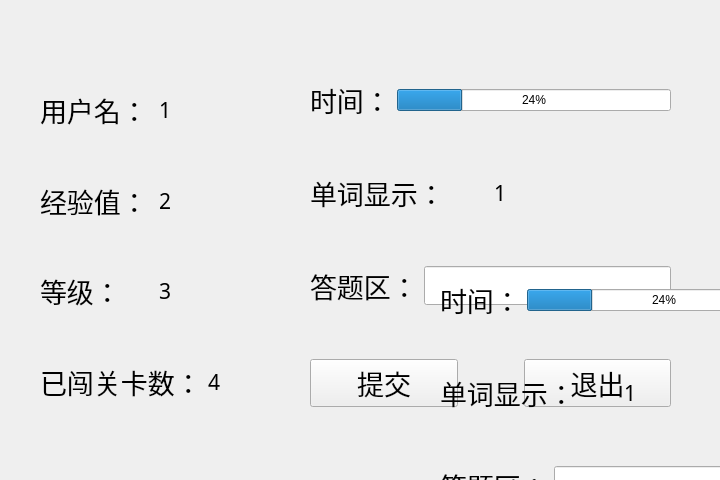
<?xml version="1.0" encoding="UTF-8"?>
<ui version="4.0">
 <class>gamePage</class>
 <widget class="QWidget" name="gamePage">
  <property name="geometry">
   <rect>
    <x>0</x>
    <y>0</y>
    <width>720</width>
    <height>480</height>
   </rect>
  </property>
  <property name="windowTitle">
   <string>Form</string>
  </property>
  <widget class="QWidget" name="layoutWidget">
   <property name="geometry">
    <rect>
     <x>40</x>
     <y>90</y>
     <width>231</width>
     <height>312</height>
    </rect>
   </property>
   <layout class="QVBoxLayout" name="verticalLayout">
    <item>
     <layout class="QHBoxLayout" name="horizontalLayout">
      <item>
       <widget class="QLabel" name="label">
        <property name="font">
         <font>
          <family>华文行楷</family>
          <pointsize>20</pointsize>
         </font>
        </property>
        <property name="text">
         <string>用户名：</string>
        </property>
       </widget>
      </item>
      <item>
       <widget class="QLabel" name="username">
        <property name="font">
         <font>
          <family>华文行楷</family>
          <pointsize>16</pointsize>
         </font>
        </property>
        <property name="text">
         <string>1</string>
        </property>
       </widget>
      </item>
     </layout>
    </item>
    <item>
     <spacer name="verticalSpacer_3">
      <property name="orientation">
       <enum>Qt::Vertical</enum>
      </property>
      <property name="sizeHint" stdset="0">
       <size>
        <width>20</width>
        <height>40</height>
       </size>
      </property>
     </spacer>
    </item>
    <item>
     <layout class="QHBoxLayout" name="horizontalLayout_2">
      <item>
       <widget class="QLabel" name="label_3">
        <property name="font">
         <font>
          <family>华文行楷</family>
          <pointsize>20</pointsize>
         </font>
        </property>
        <property name="text">
         <string>经验值：</string>
        </property>
       </widget>
      </item>
      <item>
       <widget class="QLabel" name="expNum">
        <property name="font">
         <font>
          <family>华文行楷</family>
          <pointsize>16</pointsize>
         </font>
        </property>
        <property name="text">
         <string>2</string>
        </property>
       </widget>
      </item>
     </layout>
    </item>
    <item>
     <spacer name="verticalSpacer_2">
      <property name="orientation">
       <enum>Qt::Vertical</enum>
      </property>
      <property name="sizeHint" stdset="0">
       <size>
        <width>20</width>
        <height>40</height>
       </size>
      </property>
     </spacer>
    </item>
    <item>
     <layout class="QHBoxLayout" name="horizontalLayout_3">
      <item>
       <widget class="QLabel" name="label_4">
        <property name="font">
         <font>
          <family>华文行楷</family>
          <pointsize>20</pointsize>
         </font>
        </property>
        <property name="text">
         <string>等级：</string>
        </property>
       </widget>
      </item>
      <item>
       <widget class="QLabel" name="rankNum">
        <property name="font">
         <font>
          <family>华文行楷</family>
          <pointsize>16</pointsize>
         </font>
        </property>
        <property name="text">
         <string>3</string>
        </property>
       </widget>
      </item>
     </layout>
    </item>
    <item>
     <spacer name="verticalSpacer">
      <property name="orientation">
       <enum>Qt::Vertical</enum>
      </property>
      <property name="sizeHint" stdset="0">
       <size>
        <width>20</width>
        <height>40</height>
       </size>
      </property>
     </spacer>
    </item>
    <item>
     <layout class="QHBoxLayout" name="horizontalLayout_4">
      <item>
       <widget class="QLabel" name="label_5">
        <property name="font">
         <font>
          <family>华文行楷</family>
          <pointsize>20</pointsize>
         </font>
        </property>
        <property name="text">
         <string>已闯关卡数：</string>
        </property>
       </widget>
      </item>
      <item>
       <widget class="QLabel" name="passLevel">
        <property name="font">
         <font>
          <family>华文行楷</family>
          <pointsize>16</pointsize>
         </font>
        </property>
        <property name="text">
         <string>4</string>
        </property>
       </widget>
      </item>
     </layout>
    </item>
   </layout>
  </widget>
  <widget class="QWidget" name="layoutWidget">
   <property name="geometry">
    <rect>
     <x>310</x>
     <y>80</y>
     <width>361</width>
     <height>327</height>
    </rect>
   </property>
   <layout class="QVBoxLayout" name="verticalLayout_2">
    <item>
     <layout class="QHBoxLayout" name="horizontalLayout_8">
      <item>
       <widget class="QLabel" name="label_7">
        <property name="font">
         <font>
          <family>华文行楷</family>
          <pointsize>20</pointsize>
         </font>
        </property>
        <property name="text">
         <string>时间：</string>
        </property>
       </widget>
      </item>
      <item>
       <widget class="QProgressBar" name="timeLimitBar">
        <property name="value">
         <number>24</number>
        </property>
       </widget>
      </item>
     </layout>
    </item>
    <item>
     <spacer name="verticalSpacer_6">
      <property name="orientation">
       <enum>Qt::Vertical</enum>
      </property>
      <property name="sizeHint" stdset="0">
       <size>
        <width>20</width>
        <height>40</height>
       </size>
      </property>
     </spacer>
    </item>
    <item>
     <layout class="QHBoxLayout" name="horizontalLayout_7">
      <item>
       <widget class="QLabel" name="label_2">
        <property name="font">
         <font>
          <family>华文行楷</family>
          <pointsize>20</pointsize>
         </font>
        </property>
        <property name="text">
         <string>单词显示：</string>
        </property>
       </widget>
      </item>
      <item>
       <widget class="QLabel" name="wordShowLabel">
        <property name="font">
         <font>
          <family>华文行楷</family>
          <pointsize>16</pointsize>
         </font>
        </property>
        <property name="text">
         <string>1</string>
        </property>
       </widget>
      </item>
     </layout>
    </item>
    <item>
     <spacer name="verticalSpacer_5">
      <property name="orientation">
       <enum>Qt::Vertical</enum>
      </property>
      <property name="sizeHint" stdset="0">
       <size>
        <width>20</width>
        <height>40</height>
       </size>
      </property>
     </spacer>
    </item>
    <item>
     <layout class="QHBoxLayout" name="horizontalLayout_6">
      <item>
       <widget class="QLabel" name="label_6">
        <property name="font">
         <font>
          <family>华文行楷</family>
          <pointsize>20</pointsize>
         </font>
        </property>
        <property name="text">
         <string>答题区：</string>
        </property>
       </widget>
      </item>
      <item>
       <widget class="QLineEdit" name="answerEdit">
        <property name="font">
         <font>
          <family>Times New Roman</family>
          <pointsize>20</pointsize>
         </font>
        </property>
       </widget>
      </item>
     </layout>
    </item>
    <item>
     <spacer name="verticalSpacer_4">
      <property name="orientation">
       <enum>Qt::Vertical</enum>
      </property>
      <property name="sizeHint" stdset="0">
       <size>
        <width>20</width>
        <height>40</height>
       </size>
      </property>
     </spacer>
    </item>
    <item>
     <layout class="QHBoxLayout" name="horizontalLayout_5">
      <item>
       <widget class="QPushButton" name="submitButton">
        <property name="font">
         <font>
          <family>华文行楷</family>
          <pointsize>20</pointsize>
         </font>
        </property>
        <property name="text">
         <string>提交</string>
        </property>
       </widget>
      </item>
      <item>
       <spacer name="horizontalSpacer">
        <property name="orientation">
         <enum>Qt::Horizontal</enum>
        </property>
        <property name="sizeType">
         <enum>QSizePolicy::Fixed</enum>
        </property>
        <property name="sizeHint" stdset="0">
         <size>
          <width>60</width>
          <height>20</height>
         </size>
        </property>
       </spacer>
      </item>
      <item>
       <widget class="QPushButton" name="exitButton">
        <property name="font">
         <font>
          <family>华文行楷</family>
          <pointsize>20</pointsize>
         </font>
        </property>
        <property name="text">
         <string>退出</string>
        </property>
       </widget>
      </item>
     </layout>
    </item>
   </layout>
  </widget>
  <widget class="QWidget" name="layoutWidget_2">
   <property name="geometry">
    <rect>
     <x>440</x>
     <y>280</y>
     <width>361</width>
     <height>327</height>
    </rect>
   </property>
   <layout class="QVBoxLayout" name="verticalLayout_3">
    <item>
     <layout class="QHBoxLayout" name="horizontalLayout_9">
      <item>
       <widget class="QLabel" name="label_8">
        <property name="font">
         <font>
          <family>华文行楷</family>
          <pointsize>20</pointsize>
         </font>
        </property>
        <property name="text">
         <string>时间：</string>
        </property>
       </widget>
      </item>
      <item>
       <widget class="QProgressBar" name="timeLimitBar_2">
        <property name="value">
         <number>24</number>
        </property>
       </widget>
      </item>
     </layout>
    </item>
    <item>
     <spacer name="verticalSpacer_7">
      <property name="orientation">
       <enum>Qt::Vertical</enum>
      </property>
      <property name="sizeHint" stdset="0">
       <size>
        <width>20</width>
        <height>40</height>
       </size>
      </property>
     </spacer>
    </item>
    <item>
     <layout class="QHBoxLayout" name="horizontalLayout_10">
      <item>
       <widget class="QLabel" name="label_9">
        <property name="font">
         <font>
          <family>华文行楷</family>
          <pointsize>20</pointsize>
         </font>
        </property>
        <property name="text">
         <string>单词显示：</string>
        </property>
       </widget>
      </item>
      <item>
       <widget class="QLabel" name="wordShowLabel_2">
        <property name="font">
         <font>
          <family>华文行楷</family>
          <pointsize>16</pointsize>
         </font>
        </property>
        <property name="text">
         <string>1</string>
        </property>
       </widget>
      </item>
     </layout>
    </item>
    <item>
     <spacer name="verticalSpacer_8">
      <property name="orientation">
       <enum>Qt::Vertical</enum>
      </property>
      <property name="sizeHint" stdset="0">
       <size>
        <width>20</width>
        <height>40</height>
       </size>
      </property>
     </spacer>
    </item>
    <item>
     <layout class="QHBoxLayout" name="horizontalLayout_11">
      <item>
       <widget class="QLabel" name="label_10">
        <property name="font">
         <font>
          <family>华文行楷</family>
          <pointsize>20</pointsize>
         </font>
        </property>
        <property name="text">
         <string>答题区：</string>
        </property>
       </widget>
      </item>
      <item>
       <widget class="QLineEdit" name="answerEdit_2">
        <property name="font">
         <font>
          <family>Times New Roman</family>
          <pointsize>20</pointsize>
         </font>
        </property>
       </widget>
      </item>
     </layout>
    </item>
    <item>
     <spacer name="verticalSpacer_9">
      <property name="orientation">
       <enum>Qt::Vertical</enum>
      </property>
      <property name="sizeHint" stdset="0">
       <size>
        <width>20</width>
        <height>40</height>
       </size>
      </property>
     </spacer>
    </item>
    <item>
     <layout class="QHBoxLayout" name="horizontalLayout_12">
      <item>
       <widget class="QPushButton" name="submitButton_2">
        <property name="font">
         <font>
          <family>华文行楷</family>
          <pointsize>20</pointsize>
         </font>
        </property>
        <property name="text">
         <string>提交</string>
        </property>
       </widget>
      </item>
      <item>
       <spacer name="horizontalSpacer_2">
        <property name="orientation">
         <enum>Qt::Horizontal</enum>
        </property>
        <property name="sizeType">
         <enum>QSizePolicy::Fixed</enum>
        </property>
        <property name="sizeHint" stdset="0">
         <size>
          <width>60</width>
          <height>20</height>
         </size>
        </property>
       </spacer>
      </item>
      <item>
       <widget class="QPushButton" name="exitButton_2">
        <property name="font">
         <font>
          <family>华文行楷</family>
          <pointsize>20</pointsize>
         </font>
        </property>
        <property name="text">
         <string>退出</string>
        </property>
       </widget>
      </item>
     </layout>
    </item>
   </layout>
  </widget>
 </widget>
 <resources/>
 <connections/>
</ui>
